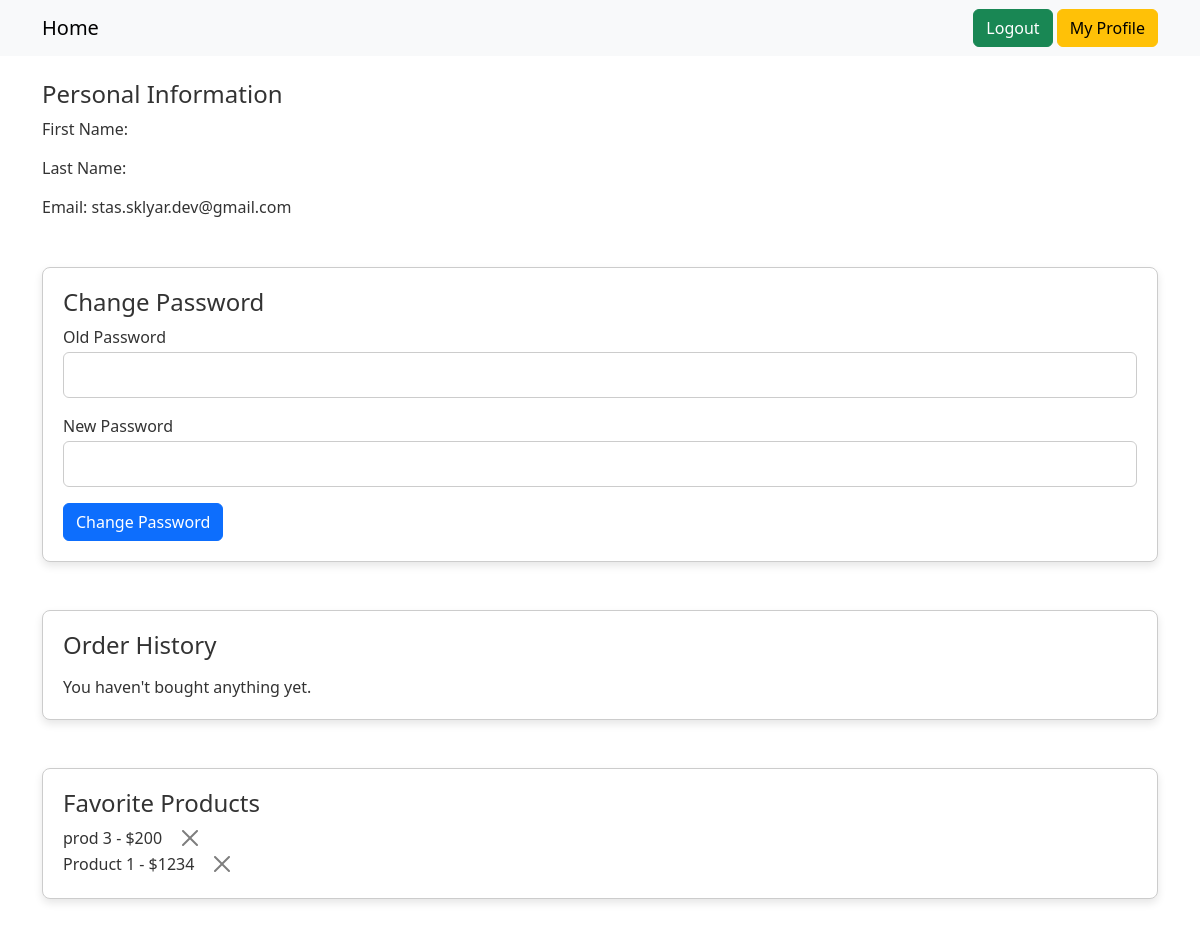
Before: /my-profile (signed in) with the older database file.
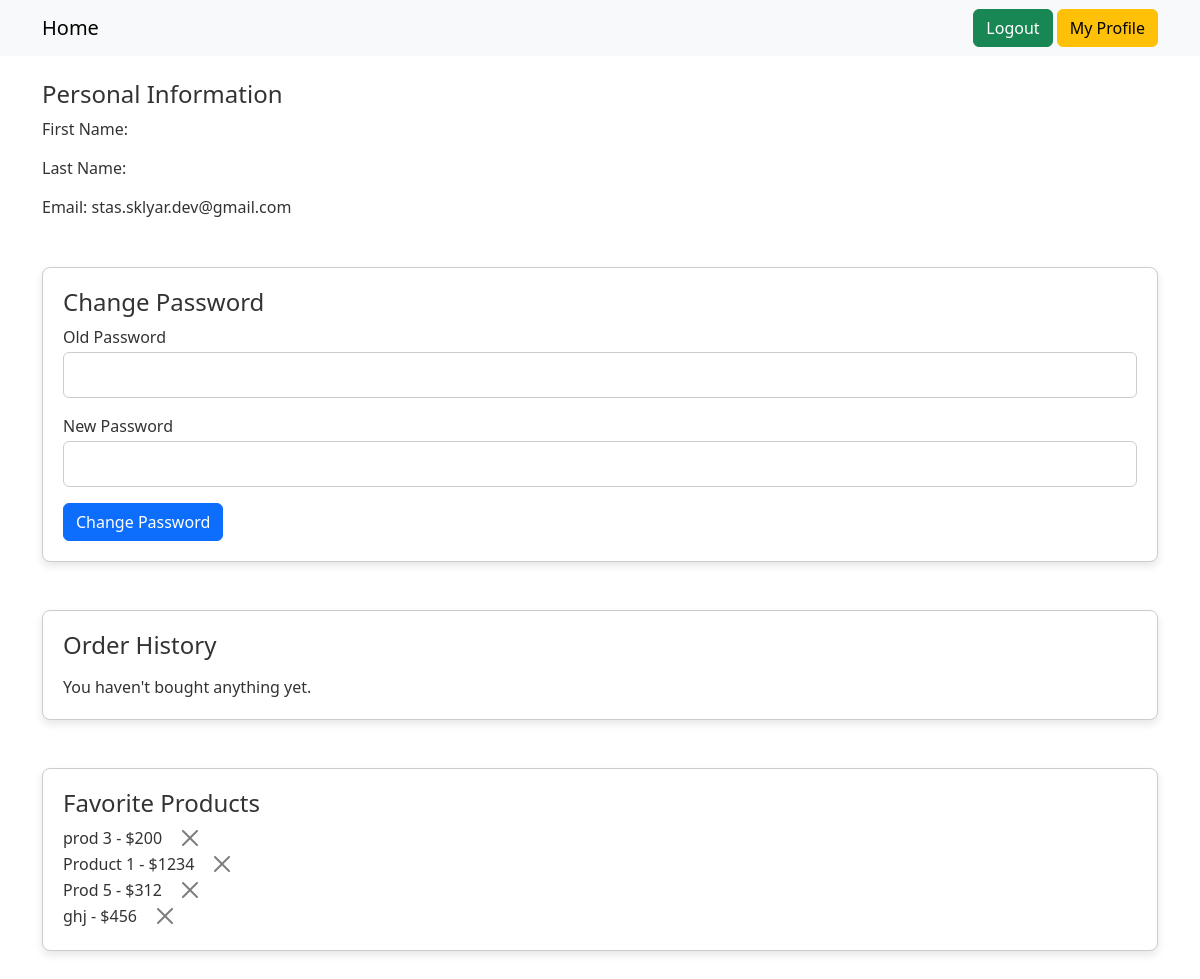
After: the same page with the newer database file.
### app.py (models this page shows, shortened)
class Product(db.Model):
    product_id = db.Column(db.Integer, primary_key=True)
    product_name = db.Column(db.String(50), nullable=False)
    description = db.Column(db.String(100))
    price = db.Column(db.Float, nullable=False)
    date = db.Column(db.DateTime, default=datetime.utcnow)

### app.py (the view)
@app.route('/my-profile')
@login_required
def profile():
    user = AppUser.query.get(session['user_id'])
    favorite_products = user.favorite_products
    return render_template('profile.html', favorite_products=favorite_products)

### app.py (called while the page is built)
@app.context_processor
def inject_logged_in():
    if 'user_id' in session:
        logged_in = True
        user = AppUser.query.get(session['user_id'])
    else:
        logged_in = False
        user = None
    return dict(logged_in=logged_in, user=user)

### templates/profile.html (shortened to what this page needs)
{% extends 'base.html' %}
{% block styles %}
    <link rel="stylesheet" type="text/css" href="{{ url_for('static', filename='css/profile.css') }}">
{% endblock %}
{% block content %}
        <div class="my-4">
            <div class="profile-section mb-5">
                <h2>Personal Information</h2>
                <p>First Name: {{ user.first_name }}</p>
                <p>Last Name: {{ user.last_name }}</p>
                <p>Email: {{ user.email }}</p>
            </div>
            <div class="section mb-5">
                <h2>Change Password</h2>
                <form method="POST" action="{{ url_for('change_password') }}">
                    <div class="form-group mb-3">
                        <label for="old_password">Old Password</label>
                        <input type="password" class="form-control" id="old_password" name="old_password">
                    </div>
                    <div class="form-group mb-3">
                        <label for="new_password">New Password</label>
                        <input type="password" class="form-control" id="new_password" name="new_password">
                    </div>
                    <button type="submit" class="btn btn-primary">Change Password</button>
                </form>
            </div>
            {% if user.role == 'client' %}
                <div class="section mb-5">
                    <h2>Order History</h2>
                    {% if not user.orders %}
                        <div>
                            You haven't bought anything yet.
                        </div>
                    {% endif %}
                </div>
            {% endif %}
             {% if user.role == 'client' %}
                <div class="section mb-5">
                    <h2>Favorite Products</h2>
                    <div>
                        {% for product in favorite_products %}
                            <div class="d-flex">
                                <div class="me-3">{{ product.product_name }} - ${{ product.price }}</div>
                                <form method="POST" action='/remove-from-favorites/{{ product.product_id}}'>
                                    <button type="submit" class="btn-close"></button>
                                </form>
                            </div>
                        {% endfor %}
                    </div>
                </div>
            {% endif %}
    </div>
{% endblock content %}

Changed rows visible on the page:
added Product: product_name "Prod 5", price "312"
now on this page (row unchanged): Product: product_name "ghj", price "456"
